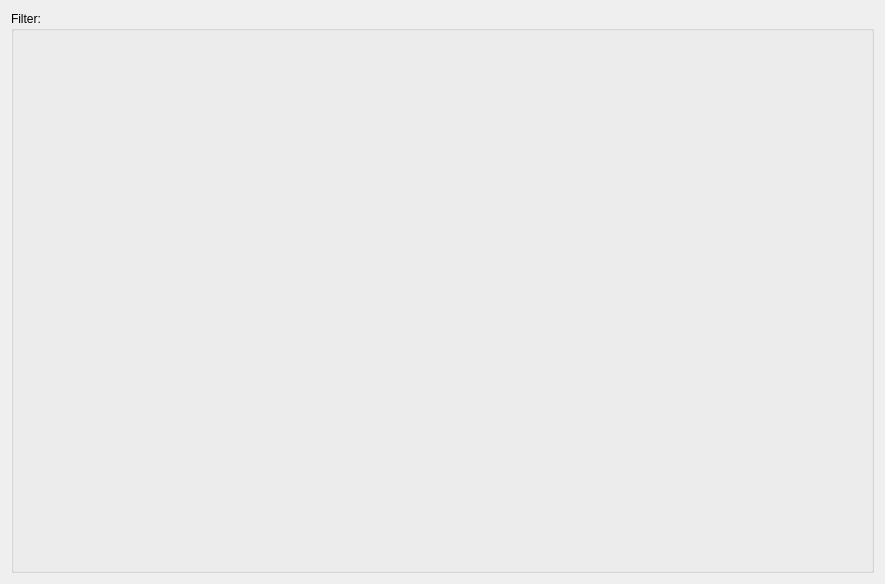
<?xml version="1.0" encoding="UTF-8"?>
<ui version="4.0">
 <class>SoftwareProviderPlugin</class>
 <widget class="QWidget" name="SoftwareProviderPlugin">
  <property name="geometry">
   <rect>
    <x>0</x>
    <y>0</y>
    <width>885</width>
    <height>584</height>
   </rect>
  </property>
  <property name="windowTitle">
   <string>Form</string>
  </property>
  <layout class="QGridLayout" name="gridLayout_2">
   <item row="0" column="0">
    <widget class="QGroupBox" name="filter_box">
     <property name="title">
      <string>Filter:</string>
     </property>
     <layout class="QGridLayout" name="gridLayout">
      <property name="leftMargin">
       <number>0</number>
      </property>
      <property name="topMargin">
       <number>4</number>
      </property>
      <property name="rightMargin">
       <number>0</number>
      </property>
      <property name="bottomMargin">
       <number>0</number>
      </property>
     </layout>
    </widget>
   </item>
  </layout>
 </widget>
 <resources/>
 <connections/>
</ui>
